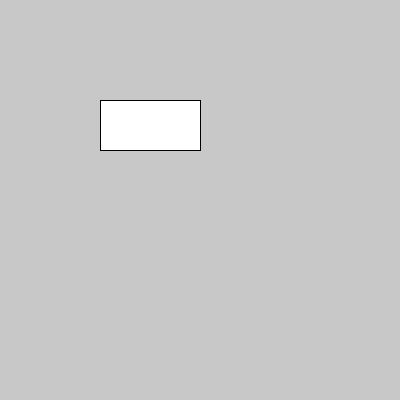
Frame 1 (no input)
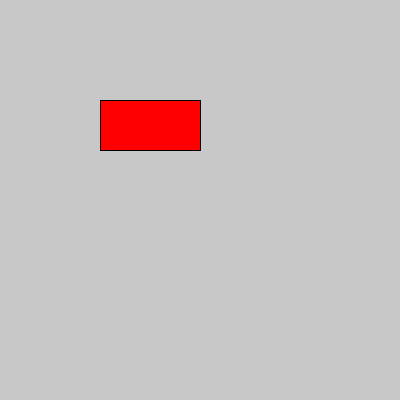
Frame 60 (the mouse pressed at the canvas centre just before this capture)
Frame 120 (the mouse held since frame 60 and released just before this capture): identical to frame 60, image omitted

The Processing sketch that drew these frames (run headless with seeded random() and noise(); from frame 60 on, the mouse is pressed at the canvas centre):

// Processing sketch: condiconal_boton_click
// ── condiconal_boton_click.pde
void setup(){
  size(400,400);
}

void draw(){
  background(200);
  
  rect(100,100,100,50);
  
  boolean estaDentroDelBoton = 
    mouseX > 100 && mouseX < 200 && 
    mouseY > 100 && mouseY < 150;
    
  if(estaDentroDelBoton){
    fill(255, 0, 0, 50);
  }else{
    fill(255,0,0);
  }
}

void mouseClicked(){
  boolean estaDentroDelBoton = 
    mouseX > 100 && mouseX < 200 && 
    mouseY > 100 && mouseY < 150;
    
  if(estaDentroDelBoton){
    fill(0);
  }
}
